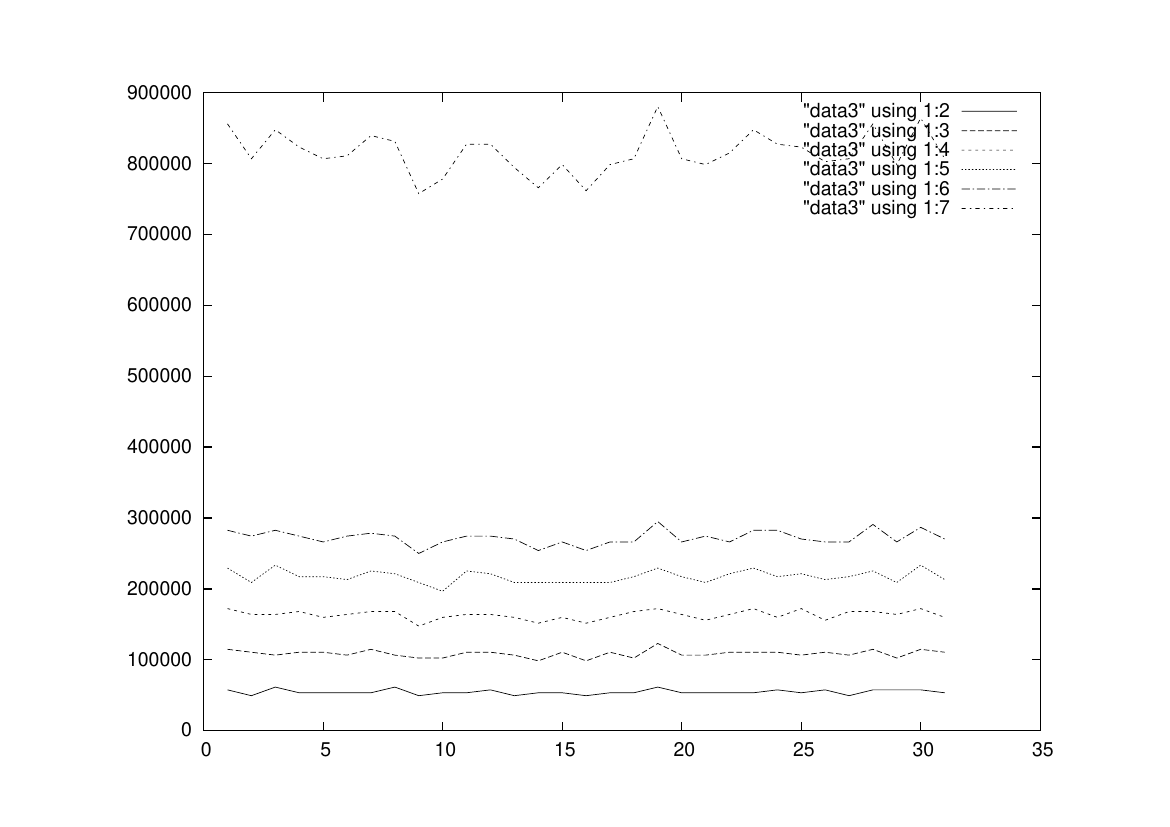

This chart was generated by the following gnuplot code:
set term postscript
set output "plot3.ps"
set yrange [0:]
plot "data3" using 1:2 with lines, "data3" using 1:3 with lines, "data3" using 1:4 with lines, "data3" using 1:5 with lines, "data3" using 1:6 with lines, "data3" using 1:7 with lines



